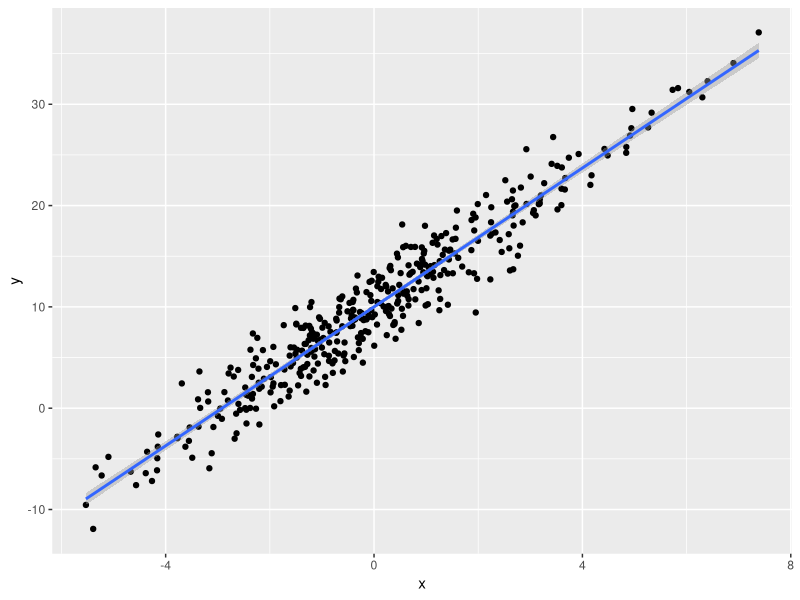
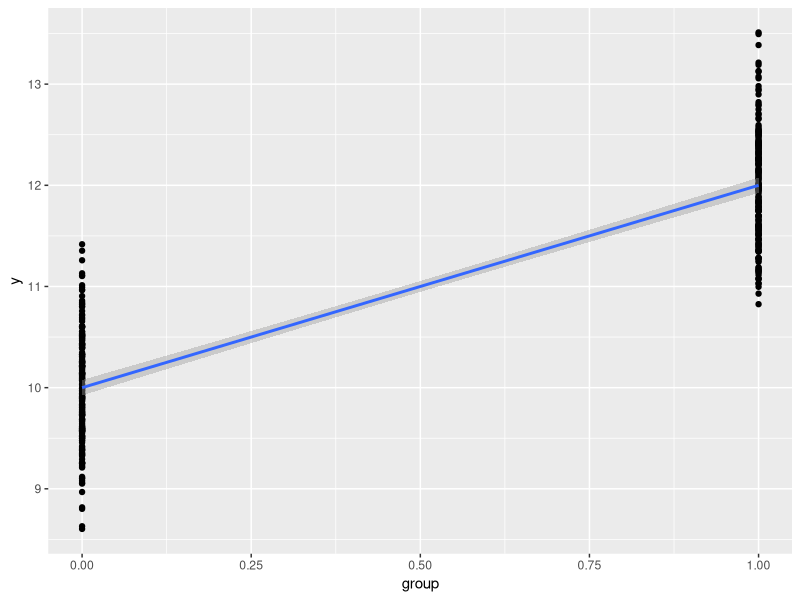
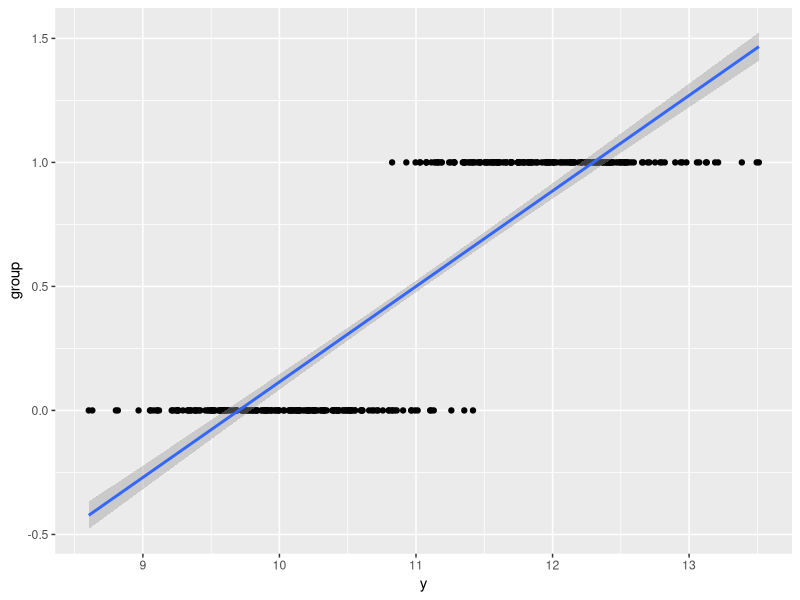
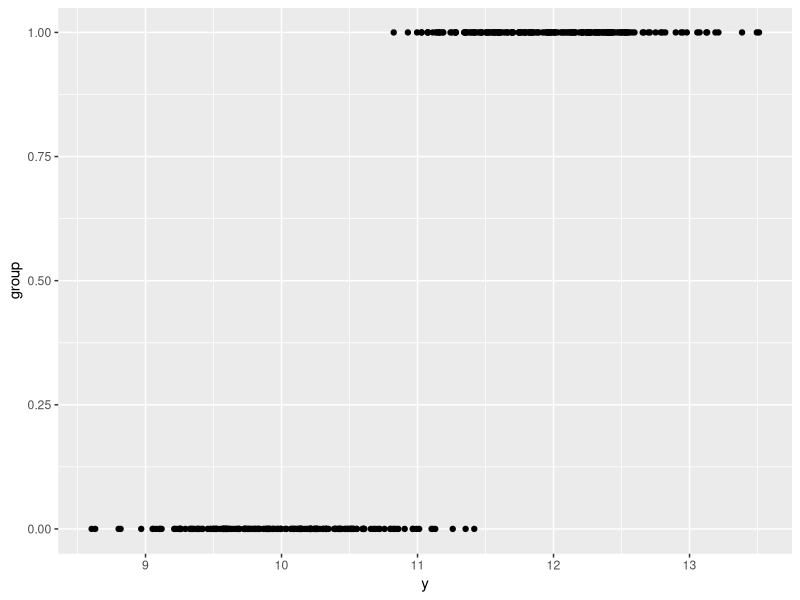
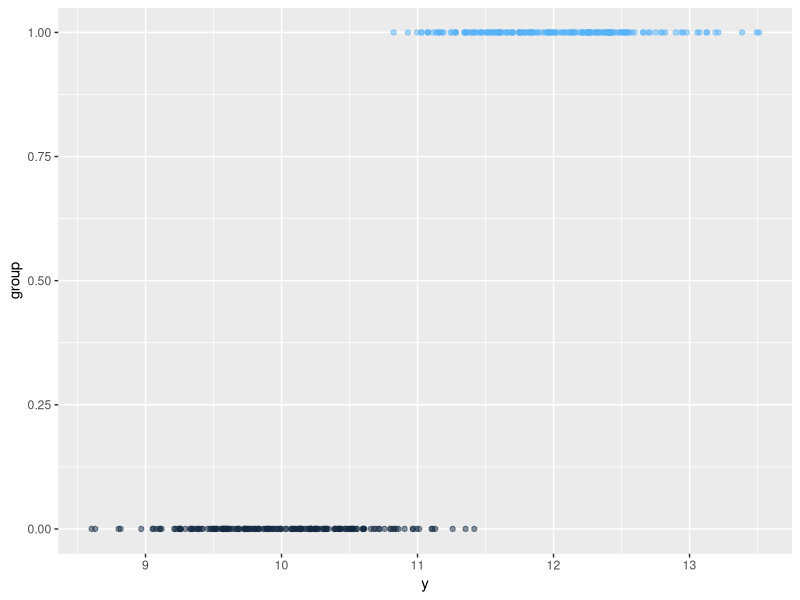
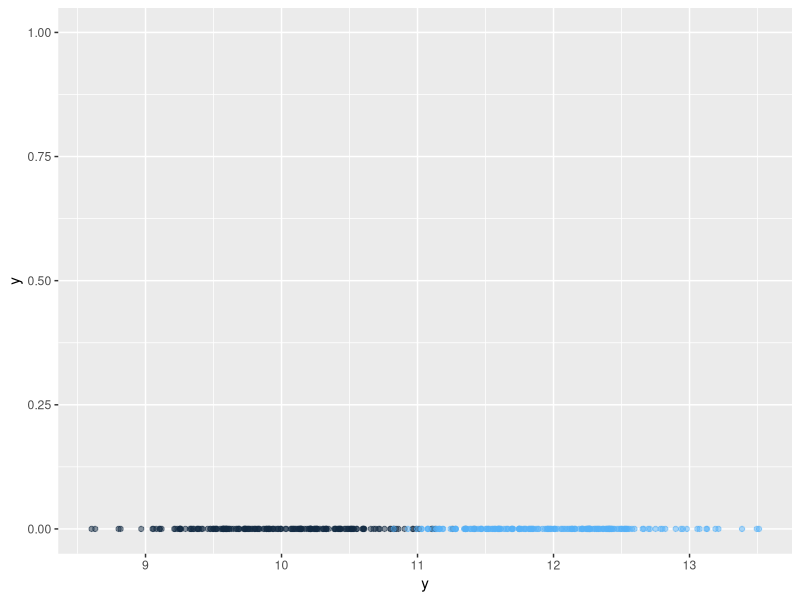
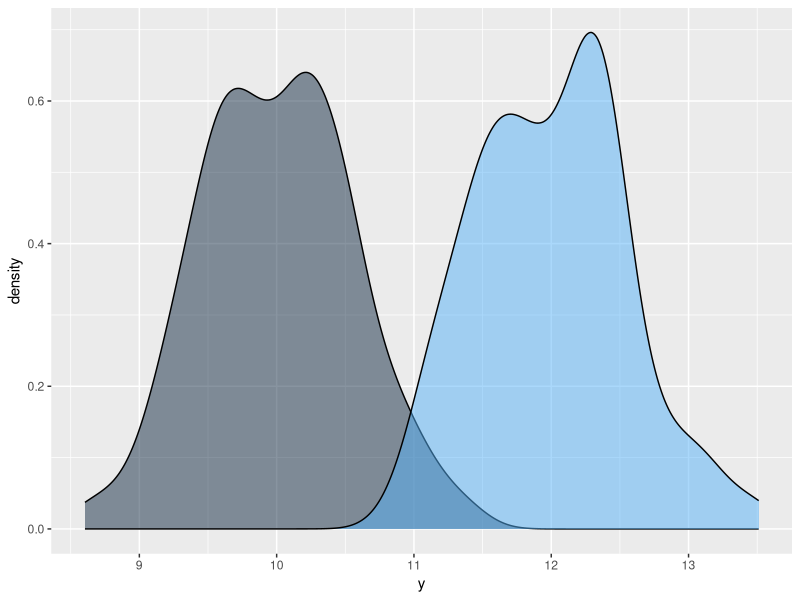
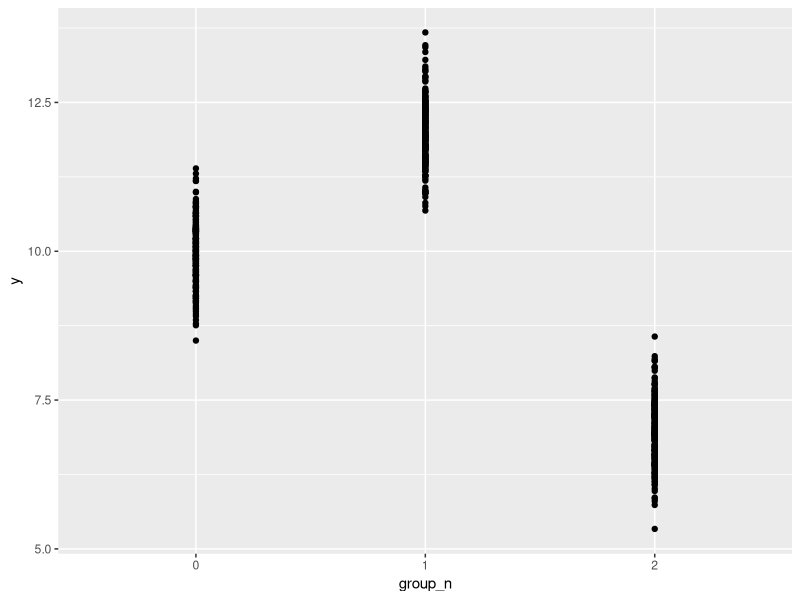

The R script that drew these images, in order: (Note: this script raises an error after producing the figures.)
## ---- chunk 1
library(tidyverse)
library(stats) # For linear models
library(MASS) # For random data generation with exact means 
library(knitr) # for nice tables

rm(list = ls())
## ---- chunk 2

# Parameters 
sample_size <- 400
intercept <- 10
slope <- 3.4
sd <- 5
mean <- 0

x <- mvrnorm(n = sample_size, mu = 0, Sigma = sd, empirical = TRUE) 
y <- intercept + slope*x + mvrnorm(n = sample_size, mu = 0, Sigma = sd, empirical = TRUE) 
df <- tibble(x = x, y = y)

lm <- summary(lm(formula = y ~ x, data = df))

## ---- chunk 3

ggplot(data = df, mapping = aes(x = x, y = y)) + 
  geom_point() + 
  stat_smooth(method = "lm")
## ---- chunk 4
# Parameters
group_size <- 200 
mean_g1 <- 10
mean_g2 <- 12
sd_g1 <- 0.3
sd_g2 <- 0.3

# Data generation
group_1 <- mvrnorm(n = group_size, mu = mean_g1, Sigma = sd_g1, empirical = TRUE)
group_2 <- mvrnorm(n = group_size, mu = mean_g2, Sigma = sd_g2, empirical = TRUE)
data <- c(group_1, group_2)

# Data frame
df <- tibble(group = rep(c(0, 1), each = group_size),
             y = data)

# Linear model and t.test function 
t.test(formula = y ~ group, data = df)
t_test <- summary(lm(formula = y ~ 1 + group, data = df)) # The '1' is a way of writing 1*B0 or 1*intercept, which in this case is 1*10. 

# Output
t_test

knitr::kable(coefficients(t_test), digits=3)

## ---- chunk 5

# Step 1 - standard graph
ggplot(data = df, mapping = aes(x =group, y = y)) + 
  geom_point() + 
  stat_smooth(method = "lm")

# Step 2 - change axes 
ggplot(data = df, mapping = aes(x = y, y =group)) + 
  geom_point() + 
  stat_smooth(method = "lm")

# Step 3 - remove regression line 
ggplot(data = df, mapping = aes(x = y, y =group)) + 
  geom_point() 

# Step 4 - change colours 
ggplot(data = df, mapping = aes(x = y, y =group, color =group)) + 
  geom_point(alpha = 0.5) + 
  theme(legend.position = "none")

# Step 5 - move dots from second graph to the x axis 
ggplot(data = df, mapping = aes(x = y, y = 0, color =group)) + 
  geom_point(alpha = 0.5) + 
  ylim(0, 1) + 
  theme(legend.position = "none")

# Step 6 - turn into density plots for easier viewing (how t-tests are usually displayed)
ggplot(data = df, aes(x = y, group =group, fill =group)) + 
  geom_density(alpha = 0.5) + 
  theme(legend.position = "none")

## ---- chunk 6
# Parameters
group_size <- 200 
mean_g1 <- 10
mean_g2 <- 12
mean_g3 <- 7
sd_g1 <- 0.3
sd_g2 <- 0.3
sd_g3 <- 0.3 

# Data generation
group_1 <- mvrnorm(n = group_size, mu = mean_g1, Sigma = sd_g1, empirical = TRUE)
group_2 <- mvrnorm(n = group_size, mu = mean_g2, Sigma = sd_g2, empirical = TRUE)
group_3 <- mvrnorm(n = group_size, mu = mean_g3, Sigma = sd_g3, empirical = TRUE)
data <- c(group_1, group_2, group_3)

# Data frame
df <- tibble(group_label = rep(c("group_1", "group_2", "group_3"), each = group_size),
             group_n = as_factor(rep(c(0, 1, 2), each = group_size)),
             group_2 = rep(c(0,1,0), each = group_size), 
             group_3 = rep(c(0,0,1), each = group_size),
             y = data)

# Linear model and anova function 
summary(aov(y ~ group_label, data = df))

anova <- summary(lm(formula = y ~ 1 + group_2 + group_3, data = df))

# Output
anova

knitr::kable(coefficients(anova), digits=3)

## ---- chunk 7

# Step 1 - standard graph
ggplot(data = df, mapping = aes(x = group_n, y = y)) + 
  geom_point() 

# Step 2 - change axes 
ggplot(data = df, mapping = aes(x = y, y = group_n)) + 
  geom_point() 

# Step 3 - remove regression line 
ggplot(data = df, mapping = aes(x = y, y = group_n)) + 
  geom_point() 

# Step 4 - change colours 
ggplot(data = df, mapping = aes(x = y, y = group_n, color = group_n)) + 
  geom_point(alpha = 0.5) + 
  theme(legend.position = "none")

# Step 5 - move dots from second graph to the x axis 
ggplot(data = df, mapping = aes(x = y, y = 0, color = group_n)) + 
  geom_point(alpha = 0.5) + 
  ylim(0, 1) + 
  theme(legend.position = "none")

# Step 6 - turn into density plots for easier viewing (how t-tests are usually displayed)
ggplot(data = df, aes(x = y, group = group_label, fill = group_label)) + 
  geom_density(alpha = 0.5) 

## ---- chunk 8
# THE ISSUE WITH THIS WAY IS THAT VAR1 AND VAR2 ARE ADDED TOGETHER TO CREATE A SINGLE VALUE (RANDOM, NO PARTICULAR REASON, I JUST NEEDED A SINGLE VALUE) BUT ADDING THEM MEANS THEY'RE SINGULAR SO COME UP WITH AN ALTERNATIVE WAY TO MODEL BELOW 
# Parameters
total_sample_size <- 600

var1_nvar <- 2
var1_g1_mean <- 10
var1_g2_mean <- 12
var1_g1_sd <- 0.3
var1_g2_sd <- 0.3
 
var2_nvar <- 3
var2_g1_mean <- 3
var2_g2_mean <- 6
var2_g3_mean <- 8
var2_g1_sd <- 0.3
var2_g2_sd <- 0.3
var2_g3_sd <- 0.3 

 

# Data generation
var1_g1 <- mvrnorm(n = round(total_sample_size/var1_nvar), mu = var1_g1_mean, Sigma = var1_g1_sd, empirical = TRUE)
var1_g2 <- mvrnorm(n = round(total_sample_size/var1_nvar), mu = var1_g2_mean, Sigma = var1_g2_sd, empirical = TRUE)
var1 <- c(var1_g1, var1_g2)

var2_g1 <- mvrnorm(n = round(total_sample_size/var2_nvar), mu = var2_g1_mean, Sigma = var2_g1_sd, empirical = TRUE)
var2_g2 <- mvrnorm(n = round(total_sample_size/var2_nvar), mu = var2_g2_mean, Sigma = var2_g2_sd, empirical = TRUE)
var2_g3 <- mvrnorm(n = round(total_sample_size/var2_nvar), mu = var2_g3_mean, Sigma = var2_g3_sd, empirical = TRUE)
var2 <- c(var2_g1, var2_g2, var2_g3)

# Data frame
df <- tibble(var1_label = rep(c("group_1", "group_2"), each = total_sample_size/var1_nvar),
             var2_label = rep(c("group_1", "group_2", "group_3"), each = total_sample_size/var2_nvar),
             
             y = c(var1 + var2),
             
             var1_group_n = as_factor(rep(c(1, 2), each = total_sample_size/var1_nvar)),
             var2_group_n = as_factor(rep(c(1, 2, 3), each = total_sample_size/var2_nvar)),
             
             var1_g2 = ifelse(var1_label == "group_2", 1, 0),
             var2_g2 = ifelse(var2_label == "group_2", 1, 0),
             var2_g3 = ifelse(var2_label == "group_3", 1, 0)
             )

# Linear model and anova function 
summary(aov(y ~ var1_label + var2_label, data = df))

fact_anova1 <- summary(lm(formula = y ~ 1 + var1_g2 + var2_g2 + var2_g3 + var1_g2*var2_g2 + var1_g2*var2_g3, data = df))
fact_anova2 <- summary(lm(formula = y ~ var1_label * var2_label, data = df))

fact_anova1
fact_anova2
# Output
anova

knitr::kable(coefficients(anova), digits=3)
## ---- chunk 9

# Set coefficients
alpha = 10
beta1 = .3
beta2 = -.5
beta3 = -1.1

# Generate 200 trials
A = c(rep(c(0), 100), rep(c(1), 100)) # '0' 100 times, '1' 100 times
B = rep(c(rep(c(0), 50), rep(c(1), 50)), 2) # '0'x50, '1'x50, '0'x50, '1'x50
e = rnorm(200, 0, sd=1) # Random noise, with standard deviation of 1

# Generate your data using the regression equation
y = alpha + beta1*A + beta2*B + beta3*A*B + e

y = 1*alpha + var1_g2 + var2_g2 + var2_g3 + var1_g2*var2_g2 + var1_g2*var2_g3

# Join the variables in a data frame
data = tibble(A, 
              B, 
              y,
              A_g2 = ifelse(A == 1, 1, 0),
              B_g2 = ifelse(B == 1, 1, 0),
              B_g3 = ifelse(B == 2, 1, 0))

# Fit an ANOVA
model = aov(y ~ A*B, data=data)
summary(model)

# Linear model equivalent 
"A"
A
"B"
B
## ---- chunk 10
# Parameters
group_size <- 200 
mean_g1 <- 10
mean_g2 <- 12
mean_g3 <- 7
sd_g1 <- 0.3
sd_g2 <- 0.3
sd_g3 <- 0.3 
n_groups <- 3

# Data generation
group_1 <- mvrnorm(n = group_size, mu = mean_g1, Sigma = sd_g1, empirical = TRUE)
group_2 <- mvrnorm(n = group_size, mu = mean_g2, Sigma = sd_g2, empirical = TRUE)
group_3 <- mvrnorm(n = group_size, mu = mean_g3, Sigma = sd_g3, empirical = TRUE)
data <- c(group_1, group_2, group_3)
continuous <-data + mvrnorm(n = group_size*n_groups, mu = 0, Sigma = 2, empirical = TRUE)

# Data frame
df <- tibble(group_label = rep(c("group_1", "group_2", "group_3"), each = group_size),
             group_n = as_factor(rep(c(0, 1, 2), each = group_size)),
             group_2 = rep(c(0,1,0), each = group_size), 
             group_3 = rep(c(0,0,1), each = group_size),
             y = data,
             x = continuous)
## ---- chunk 11

ggplot(data = df, mapping = aes(x = x, y = y)) + 
  geom_point() 
